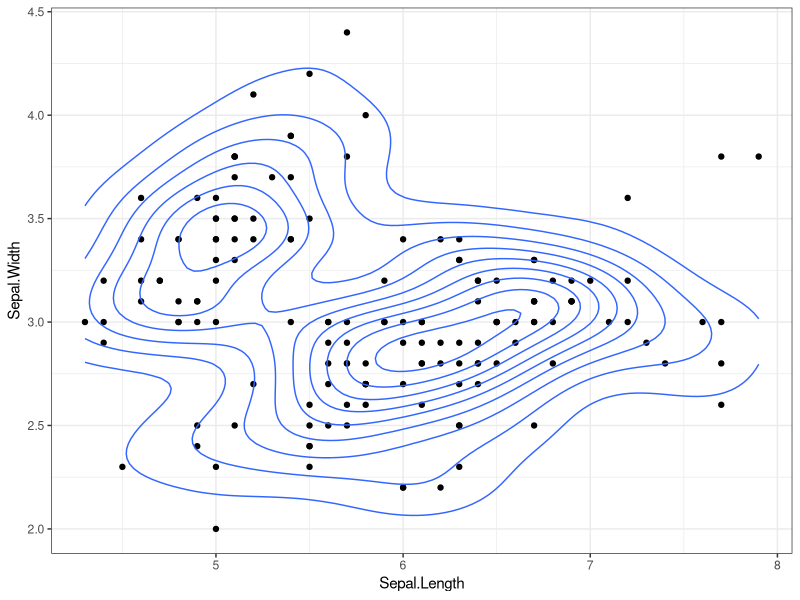
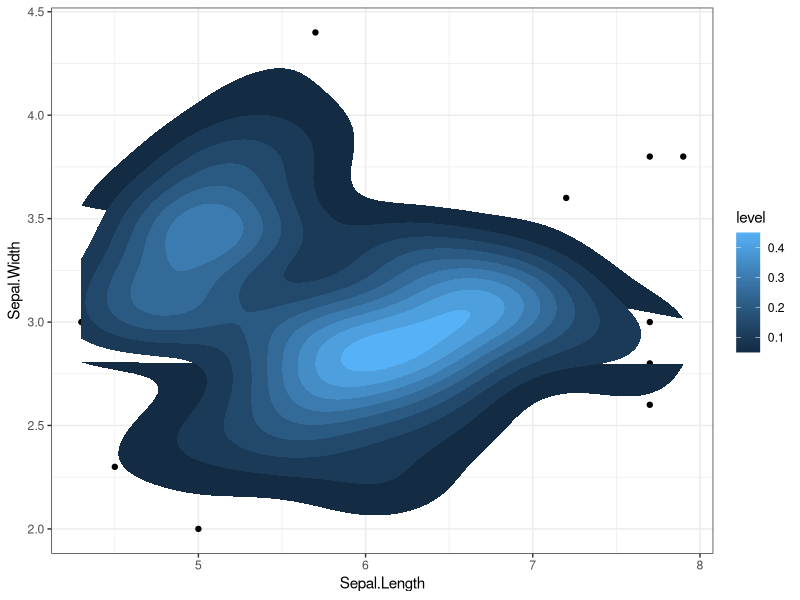
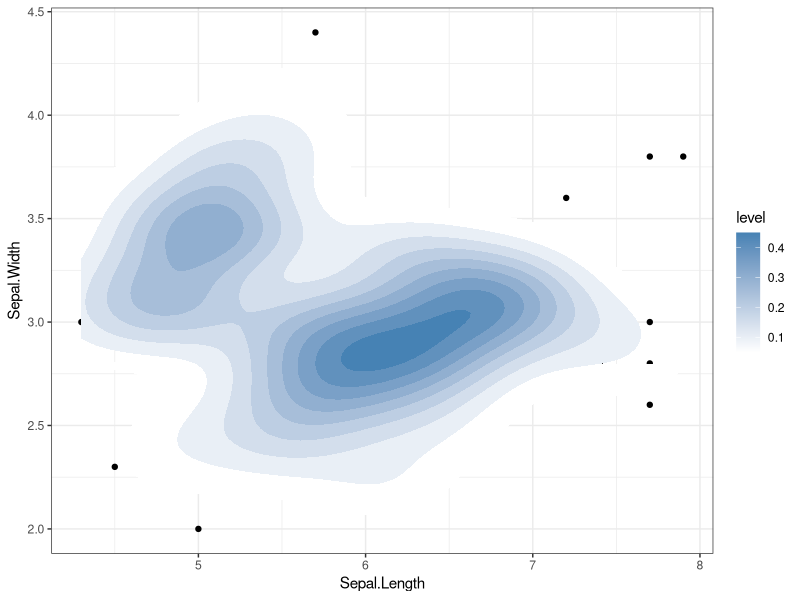
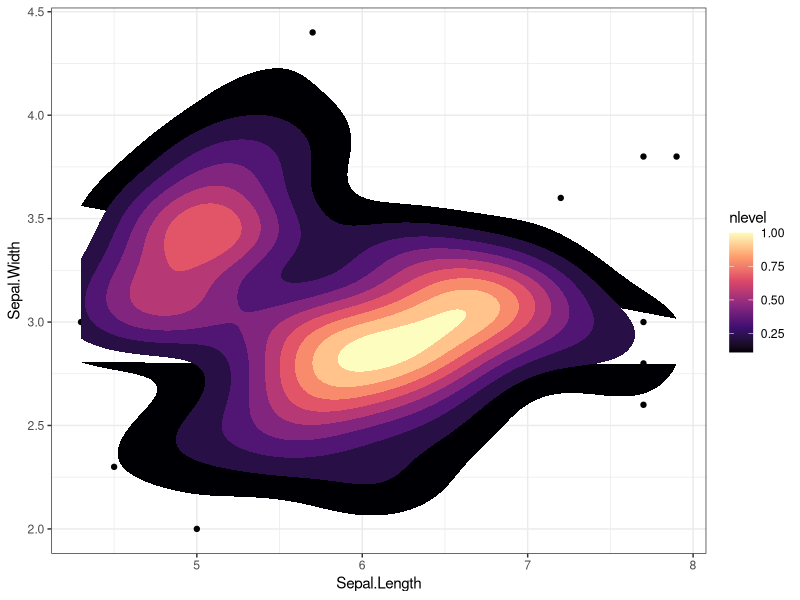
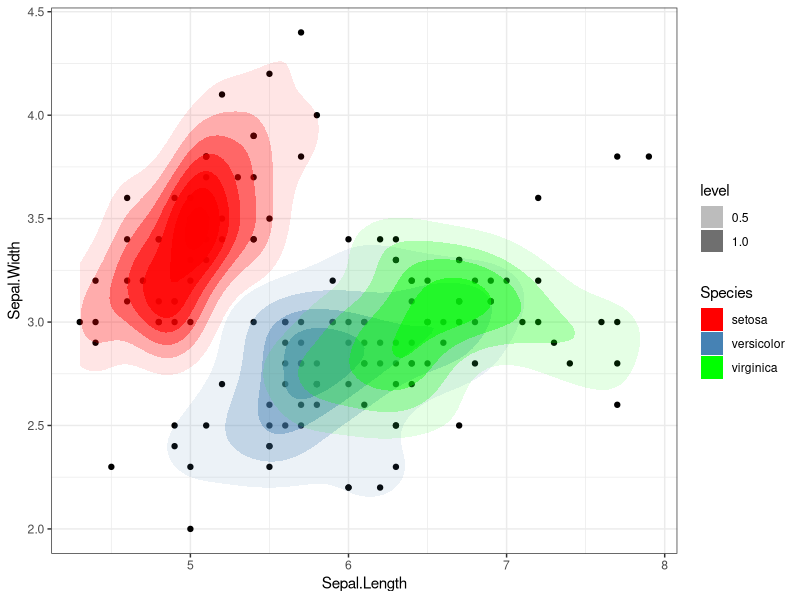
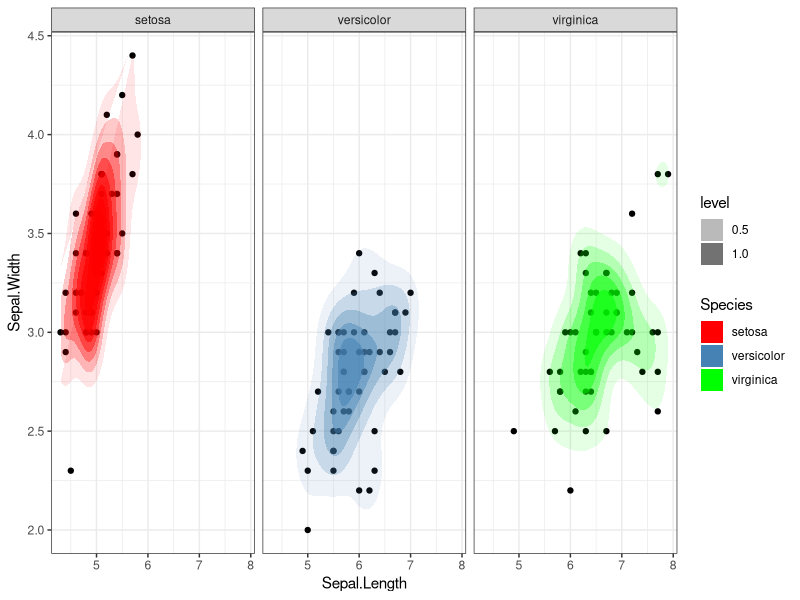
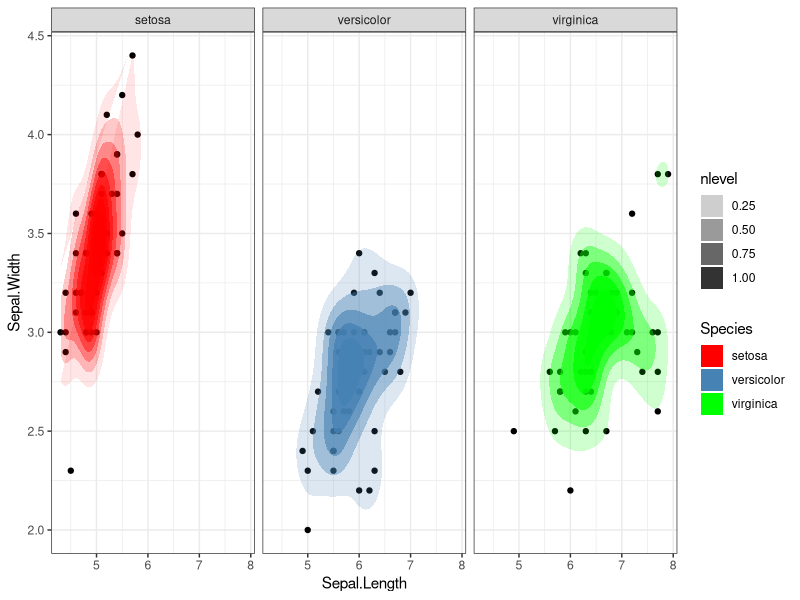
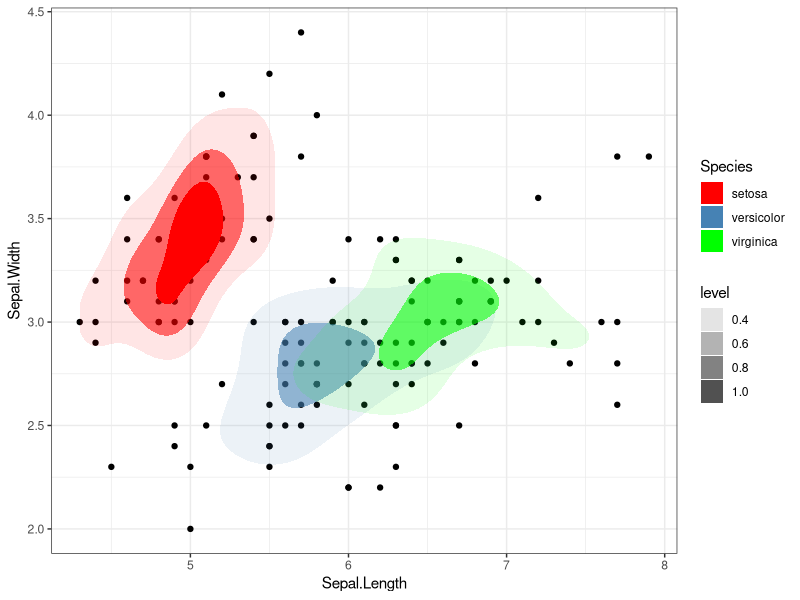

Here is the R script that generated these plots, in order:
## ---- chunk 1
knitr::opts_chunk$set(
    # fig.width = 6, 
    # fig.height = 3.8,
    fig.align = "center", 
    # fig.retina = 3,
    out.width = "100%", 
    collapse = TRUE
)
## ---- chunk 2
library(ggpubr)
library(MASS)
library(viridis)
library(patchwork)
library(tidyverse)
## ---- chunk 3
### Add 2d density estimation
plot_data <- iris |> mutate(Species = factor(Species)) |> as_tibble()

sp <- ggplot(plot_data, aes(x = Sepal.Length, y = Sepal.Width))+
    geom_point()+
    theme_bw()

### Show the countour only
sp + geom_density_2d()

### Show the area only, with gradient color
sp + stat_density_2d(aes(fill = ..level..), geom = "polygon")

### Change gradient color: custom
sp + stat_density_2d(aes(fill = ..level..), geom = "polygon") +
    gradient_fill(c("white", "steelblue"))

### Change gradient color: custom
sp + stat_density_2d(
    aes(
        fill = after_stat(nlevel)), geom = "polygon", 
        n = 200, bins = 10, contour = TRUE
) +
    scale_fill_viridis_c(option = "A")
    # gradient_fill(c("white", "steelblue"))

### Category data
sp + stat_density_2d(aes(alpha = ..level.., fill = Species), geom = "polygon") +
    scale_fill_manual(values = c("red", "steelblue", "green"))

sp + stat_density_2d(
    aes(alpha = ..level.., fill = Species), geom = "polygon",
     n = 200, bins = 10, contour = TRUE
) +
    scale_fill_manual(values = c("red", "steelblue", "green")) +
    facet_wrap(~Species)

sp + stat_density_2d(
    aes(alpha = after_stat(nlevel), fill = Species), geom = "polygon",
     n = 200, bins = 10, contour = TRUE
) +
    scale_fill_manual(values = c("red", "steelblue", "green")) +
    facet_wrap(~Species)

### By adding to stat_density_2d the argument bins to avoid overplotting, 
### control and draw the attention to a number of density areas in a very economical fashion.
sp + 
stat_density_2d(
    aes(alpha = ..level.., fill = Species), geom = "polygon", bins = 4
) +
    scale_fill_manual(values = c("red", "steelblue", "green"))

### Assigning manually the colours, NA for those levels we do not want to plot. Main disadvantage, we should know the number of levels and colours needed in advance (or compute them)
sp +
stat_density_2d(geom = "polygon", aes(fill = as.factor(..level..))) +
  scale_fill_manual(
    values = c(NA, NA, NA, NA, NA,"#BDD7E7", "#6BAED6", "#3182BD", "#08519C")
)

###
sp + geom_density_2d_filled() +
  scale_fill_brewer()

### Change the gradient color: RColorBrewer palette
sp + stat_density_2d(aes(fill = ..level..), geom = "polygon") +
    gradient_fill("YlOrRd")

### Area + contour
sp + stat_density_2d(aes(fill = ..level..), geom = "polygon", colour = "white") +
    gradient_fill("YlOrRd")

### Using raster
sp +
    stat_density_2d(aes(fill = ..density..), geom = "raster", contour = FALSE) +
    scale_x_continuous(expand = c(0, 0)) +
    scale_y_continuous(expand = c(0, 0)) +
    theme(legend.position = "none")

### Call the palette with a number
sp +
    stat_density_2d(aes(fill = ..density..), geom = "raster", contour = FALSE) +
    scale_fill_distiller(palette = 4, direction = -1) +
    scale_x_continuous(expand = c(0, 0)) +
    scale_y_continuous(expand = c(0, 0)) +
    theme(legend.position = "none")


### The direction argument allows to reverse the palette
sp +
    stat_density_2d(aes(fill = ..density..), geom = "raster", contour = FALSE) +
    scale_fill_distiller(palette = 4, direction = 1) +
    scale_x_continuous(expand = c(0, 0)) +
    scale_y_continuous(expand = c(0, 0)) +
    theme(legend.position = "none")


### Call the palette using a name.
sp +
    stat_density_2d(aes(fill = ..density..), geom = "raster", contour = FALSE) +
    scale_fill_distiller(palette = "Spectral", direction = 1) +
    scale_x_continuous(expand = c(0, 0)) +
    scale_y_continuous(expand = c(0, 0)) +
    theme(legend.position = "none")
## ---- chunk 4
plot_data <-
  data.frame(X = c(rnorm(300, 3, 2.5), rnorm(150, 7, 2)),
             Y = c(rnorm(300, 6, 2.5), rnorm(150, 2, 2)),
             Label = c(rep('A', 300), rep('B', 150)))


library(ggplot2)
library(MASS)
library(tidyr)
#Calculate the range
xlim <- range(plot_data$X)
ylim <-range(plot_data$Y)


#Genrate the kernel density for each group
newplot_data <- plot_data %>% group_by(Label) %>% do(Dens=kde2d(.$X, .$Y, n=100, lims=c(xlim,ylim)))

#Transform the density in  data.frame
newplot_data  %<>%  do(Label=.$Label, V=expand.grid(.$Dens$x,.$Dens$y), Value=c(.$Dens$z)) %>% do(data.frame(Label=.$Label,x=.$V$Var1, y=.$V$Var2, Value=.$Value))

#Untidy data and chose the value for each point.
#In this case chose the value of the label with highest value  
   newplot_data  %<>%   spread( Label,value=Value) %>%
        mutate(Level = if_else(A>B, A, B), Label = if_else(A>B,"A", "B"))
# Contour plot
ggplot(newplot_data, aes(x,y, z=Level, fill=Label, alpha=..level..))  + stat_contour(geom="polygon")

## ---- chunk 5
### Define the functio using kde2d
# Get density of points in 2 dimensions.
# @param x A numeric vector.
# @param y A numeric vector.
# @param n Create a square n by n grid to compute density.
# @return The density within each square.
get_density <- function(x, y, ...) {
  dens <- MASS::kde2d(x, y, ...)
  ix <- findInterval(x, dens$x)
  iy <- findInterval(y, dens$y)
  ii <- cbind(ix, iy)
  return(dens$z[ii])
}

### Example data
set.seed(1)
dat <- data.frame(
  x = c(
    rnorm(1e4, mean = 0, sd = 0.1),
    rnorm(1e3, mean = 0, sd = 0.1)
  ),
  y = c(
    rnorm(1e4, mean = 0, sd = 0.1),
    rnorm(1e3, mean = 0.1, sd = 0.2)
  )
)

### Split the plot into a 100 by 100 grid of squares and then color the points 
### by the estimated density in each square
dat$density <- get_density(dat$x, dat$y, n = 100)

### Points are overplotted, so you can’t see the peak density:
ggplot(dat) + geom_point(aes(x, y))

ggplot(dat) + geom_point(aes(x, y, color = density)) + 
    scale_color_viridis()

### set n = 15 (the squares in the grid are too big)
dat$density <- get_density(dat$x, dat$y, n = 15)
ggplot(dat) + geom_point(aes(x, y, color = density)) + 
    scale_color_viridis()

### And what if you modify the bandwidth of the normal kernel with h = c(1, 1)?
dat$density <- get_density(dat$x, dat$y, h = c(1, 1), n = 100)
ggplot(dat) + geom_point(aes(x, y, color = density)) + scale_color_viridis()
